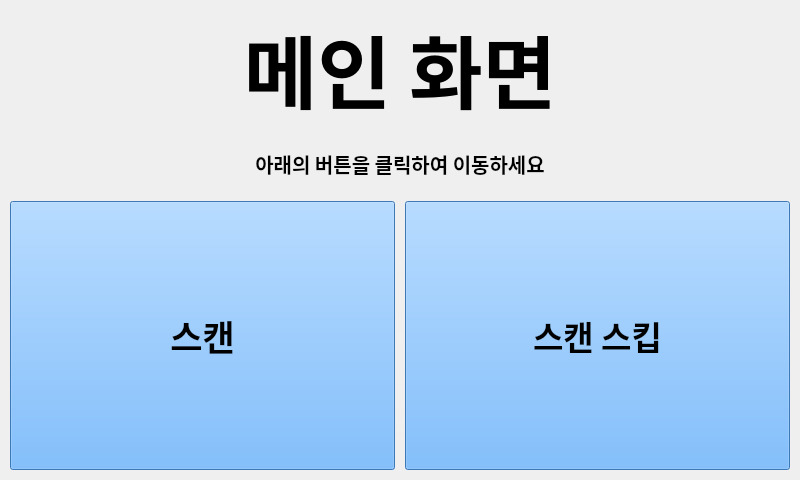
<?xml version="1.0" encoding="UTF-8"?>
<ui version="4.0">
 <class>Form</class>
 <widget class="QWidget" name="Form">
  <property name="geometry">
   <rect>
    <x>0</x>
    <y>0</y>
    <width>800</width>
    <height>480</height>
   </rect>
  </property>
  <property name="sizePolicy">
   <sizepolicy hsizetype="Expanding" vsizetype="Fixed">
    <horstretch>0</horstretch>
    <verstretch>0</verstretch>
   </sizepolicy>
  </property>
  <property name="minimumSize">
   <size>
    <width>400</width>
    <height>240</height>
   </size>
  </property>
  <property name="windowTitle">
   <string>메인창</string>
  </property>
  <layout class="QGridLayout" name="gridLayout" rowstretch="4,1,5">
   <property name="sizeConstraint">
    <enum>QLayout::SetDefaultConstraint</enum>
   </property>
   <property name="leftMargin">
    <number>10</number>
   </property>
   <property name="topMargin">
    <number>10</number>
   </property>
   <property name="rightMargin">
    <number>10</number>
   </property>
   <property name="bottomMargin">
    <number>10</number>
   </property>
   <property name="spacing">
    <number>10</number>
   </property>
   <item row="0" column="0">
    <widget class="QLabel" name="label">
     <property name="sizePolicy">
      <sizepolicy hsizetype="Expanding" vsizetype="Fixed">
       <horstretch>0</horstretch>
       <verstretch>0</verstretch>
      </sizepolicy>
     </property>
     <property name="font">
      <font>
       <family>맑은 고딕</family>
       <pointsize>60</pointsize>
       <weight>75</weight>
       <bold>true</bold>
      </font>
     </property>
     <property name="layoutDirection">
      <enum>Qt::LeftToRight</enum>
     </property>
     <property name="text">
      <string>메인 화면</string>
     </property>
     <property name="alignment">
      <set>Qt::AlignCenter</set>
     </property>
    </widget>
   </item>
   <item row="1" column="0">
    <widget class="QLabel" name="label_2">
     <property name="font">
      <font>
       <family>맑은 고딕</family>
       <pointsize>15</pointsize>
       <weight>75</weight>
       <bold>true</bold>
      </font>
     </property>
     <property name="text">
      <string>아래의 버튼을 클릭하여 이동하세요</string>
     </property>
     <property name="alignment">
      <set>Qt::AlignCenter</set>
     </property>
    </widget>
   </item>
   <item row="2" column="0">
    <layout class="QHBoxLayout" name="horizontalLayout">
     <item>
      <widget class="QPushButton" name="to_scan_btn">
       <property name="sizePolicy">
        <sizepolicy hsizetype="Minimum" vsizetype="Expanding">
         <horstretch>0</horstretch>
         <verstretch>0</verstretch>
        </sizepolicy>
       </property>
       <property name="font">
        <font>
         <family>맑은 고딕</family>
         <pointsize>26</pointsize>
         <weight>75</weight>
         <bold>true</bold>
        </font>
       </property>
       <property name="autoFillBackground">
        <bool>false</bool>
       </property>
       <property name="styleSheet">
        <string notr="true">background-color: rgb(85, 170, 255);</string>
       </property>
       <property name="text">
        <string>스캔</string>
       </property>
      </widget>
     </item>
     <item>
      <widget class="QPushButton" name="scan_skip_btn">
       <property name="sizePolicy">
        <sizepolicy hsizetype="Minimum" vsizetype="Expanding">
         <horstretch>0</horstretch>
         <verstretch>0</verstretch>
        </sizepolicy>
       </property>
       <property name="font">
        <font>
         <family>맑은 고딕</family>
         <pointsize>25</pointsize>
         <weight>75</weight>
         <bold>true</bold>
        </font>
       </property>
       <property name="styleSheet">
        <string notr="true">background-color: rgb(85, 170, 255);</string>
       </property>
       <property name="text">
        <string>스캔 스킵</string>
       </property>
      </widget>
     </item>
    </layout>
   </item>
  </layout>
 </widget>
 <resources/>
 <connections/>
</ui>
